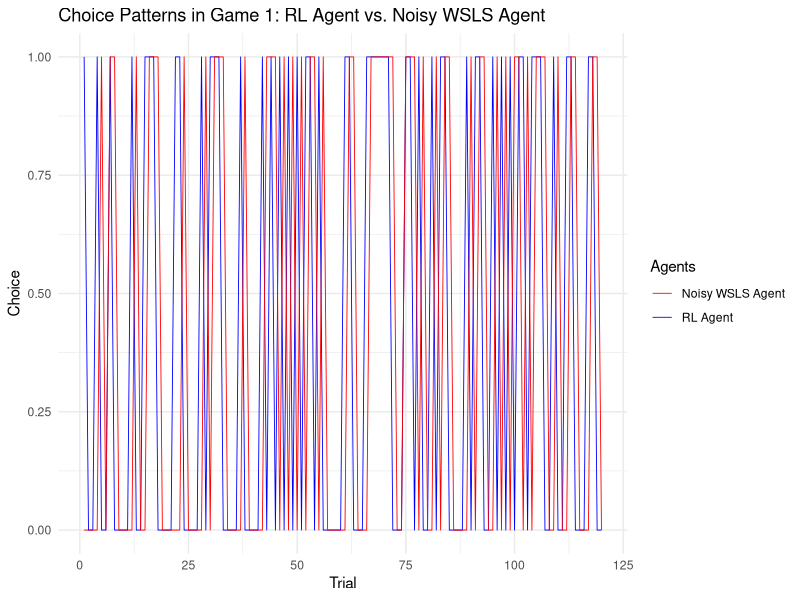
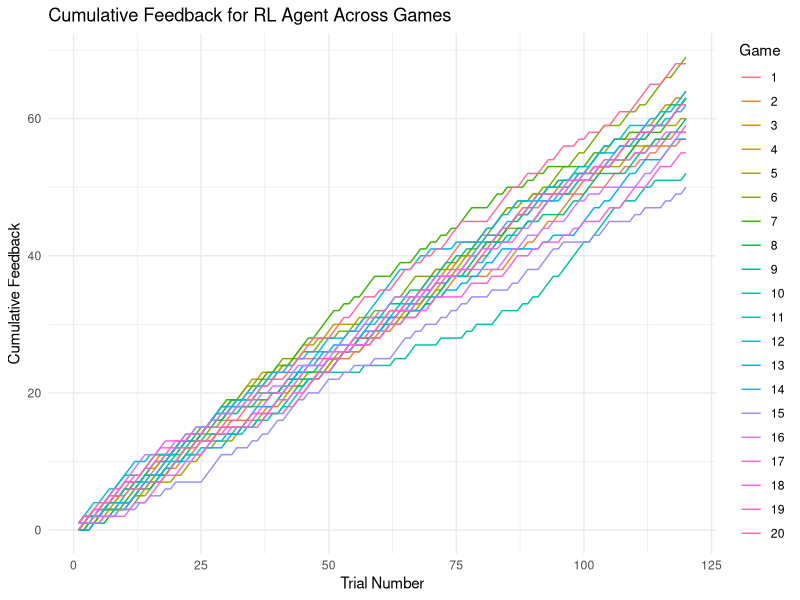

R code for these plots, in order:
## ---- chunk 1
knitr::opts_chunk$set(echo = TRUE)
## ---- chunk 2

softmax_f <- function(exp_values, theta) {
  probabilities <- exp(exp_values * theta) / sum(exp(exp_values * theta))
  return(probabilities) 
}

## ---- chunk 3

ValueUpdate_f <- function(value, alpha, choice, feedback) {
  PE <- feedback - value
  
  v1 <- value[1] + alpha * (1 - choice) * (feedback - value[1])
  v2 <- value[2] + alpha * choice * (feedback - value[2])
  
  updatedValue <- c(v1, v2)
  
  return(updatedValue)
}

## ---- chunk 4

RL_agent_f <- function(value, alpha, theta, feedback) {

  # here we use softmax to decide the probability of choosing each option
  choice_probabilities <- softmax_f(value, theta)
  
  # make a choice based on the calculated probabilities outputted from softmax
  choice <- sample(c(0, 1), size = 1, prob = choice_probabilities)
  
  # update values based on the choice made and feedback received
  updatedValue <- ValueUpdate_f(value, alpha, choice, feedback)
  
  # return the choice and the updated values
  return(list(choice = choice, updatedValue = updatedValue))
}
  
  
## ---- chunk 5

# WSLS Agent function with noise 
WSLSAgentNoise_f <- function(prevChoice, Feedback, noise){

  if (Feedback == 1) {
    choice <- prevChoice
  } else if (Feedback == 0) {
    choice <- 1 - prevChoice
  }
  
  # applying noise
  if (rbinom(1, 1, noise) == 1) {
    choice <- rbinom(1, 1, 0.5)
  }
  
  return(choice)
}
## ---- chunk 6
# parameters for the RL Agent
alpha <- 0.1  # learning rate
theta <- 0.5  # temperature parameter for softmax

# parameters for the noisy WSLS Agent
noise <- 0.1  # probability of choosing randomly due to noise

# number of games and trials
num_games <- 20
num_trials <- 120

# store results
results <- list()

for (game in 1:num_games) {
  # initial values for both agents
  RL_value <- c(0.5, 0.5)  # initial expected values for RL Agent
  WSLS_prevChoice <- sample(c(0, 1), size = 1)  # initial choice for WSLS Agent
  WSLS_Feedback <- 0  # initial feedback (assume loss)
  
  game_results <- list()
  
  for (trial in 1:num_trials) {
    # RL agent makes a choice and updates values
    RL_outcome <- RL_agent_f(RL_value, alpha, theta, WSLS_Feedback)
    RL_choice <- RL_outcome$choice
    RL_value <- RL_outcome$updatedValue
    
    # noisy WSLS Agent makes a choice
    WSLS_choice <- WSLSAgentNoise_f(WSLS_prevChoice, WSLS_Feedback, noise)
    
    # determine feedback based on choices (simple rule: same choice = win, different choice = lose)
    if (RL_choice == WSLS_choice) {
      RL_Feedback <- 1  # Win
      WSLS_Feedback <- 1
    } else {
      RL_Feedback <- 0  # Lose
      WSLS_Feedback <- 0
    }
    
    # update WSLS's previous choice
    WSLS_prevChoice <- WSLS_choice
    
    # record trial results
    game_results[[trial]] <- list(RL_choice = RL_choice, WSLS_choice = WSLS_choice, RL_Feedback = RL_Feedback, WSLS_Feedback = WSLS_Feedback)
  }
  
  results[[game]] <- game_results
}

## ---- chunk 7
library(ggplot2)
library(dplyr)
## ---- chunk 8
# extract data for plotting
results_df <- data.frame(
  Game = rep(1:num_games, each = num_trials),  
  Trial = rep(1:num_trials, times = num_games),  
  RL_Choice = numeric(num_games * num_trials),
  WSLS_Choice = numeric(num_games * num_trials)
)

## ---- chunk 9
for (trial in 1:num_trials) {
  results_df$RL_Choice[trial] <- results[[1]][[trial]]$RL_choice
  results_df$WSLS_Choice[trial] <- results[[1]][[trial]]$WSLS_choice
}

## ---- chunk 10
library(ggplot2)

ggplot(results_df[results_df$Game == 1, ], aes(x = Trial)) +
  geom_line(aes(y = RL_Choice, color = "RL Agent"), size = 0.3) +
  geom_line(aes(y = WSLS_Choice, color = "Noisy WSLS Agent"), size = 0.3) +
  labs(title = "Choice Patterns in Game 1: RL Agent vs. Noisy WSLS Agent", y = "Choice", x = "Trial") +
  scale_color_manual(name = "Agents", values = c("RL Agent" = "blue", "Noisy WSLS Agent" = "red")) +
  theme_minimal()

## ---- chunk 11
library(ggplot2)
library(dplyr)

# Initialize an empty list to store cumulative feedback for each game
cumulative_feedback <- list()

# Iterate over each game to calculate cumulative feedback
for (game in 1:num_games) {
  cumulative <- 0
  feedback <- numeric(num_trials)
  
  # Iterate over each trial in the game
  for (trial in 1:num_trials) {
    # Add feedback of the current trial to cumulative feedback
    cumulative <- cumulative + results[[game]][[trial]]$RL_Feedback
    feedback[trial] <- cumulative
  }
  
  cumulative_feedback[[game]] <- feedback
}

# Create a data frame to store the cumulative feedback for each game
feedback_df <- data.frame(
  Game = rep(1:num_games, each = num_trials),
  Trial = rep(1:num_trials, times = num_games),
  Cumulative_Feedback = unlist(cumulative_feedback)
)

# Plot cumulative feedback for RL agent across all games
ggplot(feedback_df, aes(x = Trial, y = Cumulative_Feedback, color = as.factor(Game))) +
  geom_line() +
  labs(title = "Cumulative Feedback for RL Agent Across Games",
       x = "Trial Number",
       y = "Cumulative Feedback") +
  theme_minimal() +
  scale_color_discrete(name = "Game")  # Set color scale for different games


